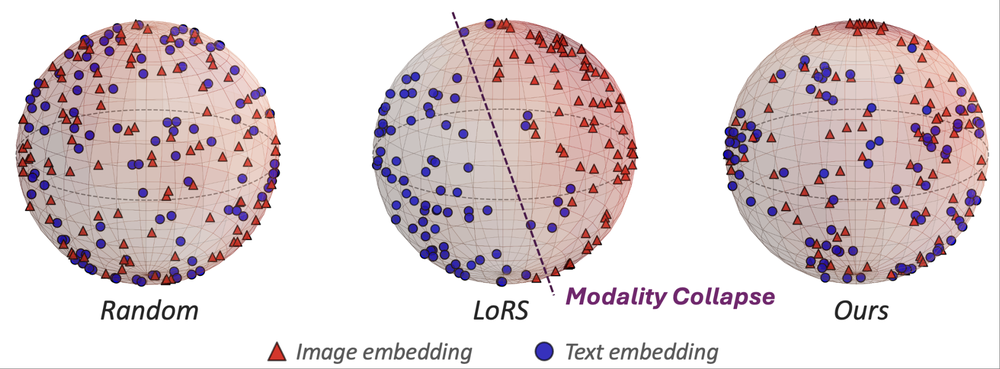
#> input picture imgs/problem.png, 1000 x 369 px, shrunk from 1970 x 726 before the run
$ python -i randaugment.py   (imports and definitions only)
#> lines starting #> are read from the running program, lines starting #| are printed output that depends on the picture
#> further down, picture is the input picture: shape (369, 1000, 3); mean B, G, R 210.7, 208.7, 221.4
import cv2
import numpy as np


## aug functions
def identity_func(img):
    return img


# [37 lines of commented-out code are left out]


def equalize_func(img):
    '''
        same output as PIL.ImageOps.equalize
        PIL's implementation is different from cv2.equalize
    '''
    n_bins = 256

    def tune_channel(ch):
        hist = cv2.calcHist([ch], [0], None, [n_bins], [0, n_bins])
#> hist = 256 values, max 187493 at index 255, min 11 at index 2, mean 1441.4
        non_zero_hist = hist[hist != 0].reshape(-1)
#> non_zero_hist has the same summary as hist
        step = np.sum(non_zero_hist[:-1]) // (n_bins - 1)
#> step = 711
        if step == 0: return ch
        n = np.empty_like(hist)
        n[0] = step // 2
        n[1:] = hist[:-1]
        table = (np.cumsum(n) // step).clip(0, 255).astype(np.uint8)
#> table = 256 values from 0 to 255
        return table[ch]
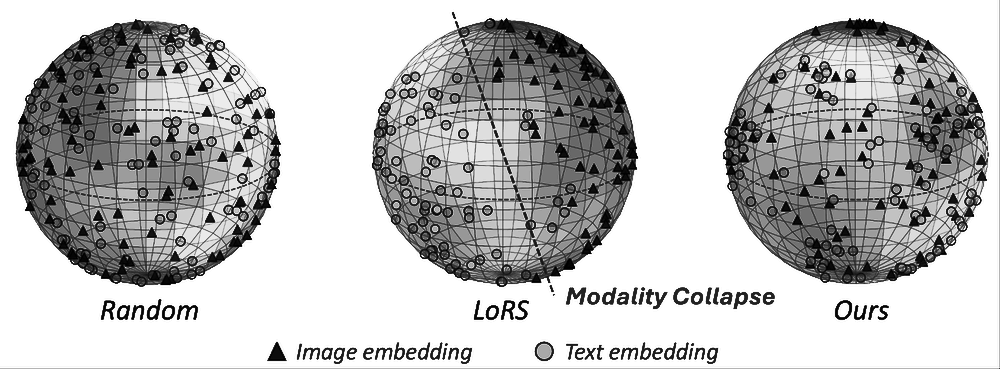
#> returned value: shape (369, 1000); min 0, max 255, mean 191.5

    channels = [tune_channel(ch) for ch in cv2.split(img)]
#> in tune_channel (call 2), `hist = cv2.calcHist([ch], [0], None, [n_bins], [0, n_bins])`: hist = 256 values, max 187443 at index 255, min 15 at index 2, mean 1441.4
#> in tune_channel (call 2), `non_zero_hist = hist[hist != 0].reshape(-1)`: non_zero_hist has the same summary as hist
#> in tune_channel (call 2), `return table[ch]`:
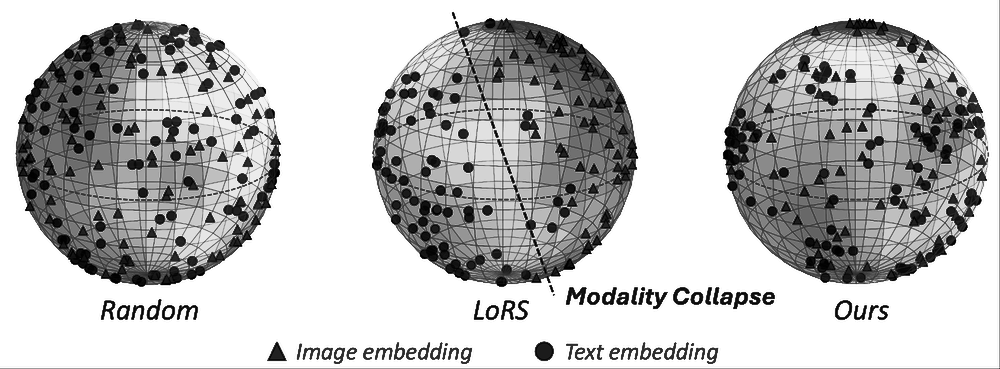
#> returned value: shape (369, 1000); min 0, max 255, mean 191.6
#> in tune_channel (call 3), `hist = cv2.calcHist([ch], [0], None, [n_bins], [0, n_bins])`: hist = 256 values, max 188025 at index 255, min 5 at index 5, mean 1441.4
#> in tune_channel (call 3), `non_zero_hist = hist[hist != 0].reshape(-1)`: non_zero_hist has the same summary as hist
#> in tune_channel (call 3), `step = np.sum(non_zero_hist[:-1]) // (n_bins - 1)`: step = 709
#> in tune_channel (call 3), `return table[ch]`:
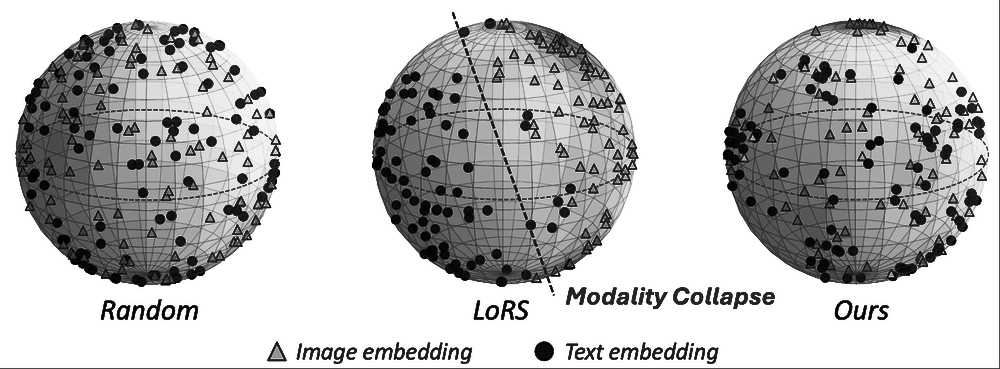
#> returned value: shape (369, 1000); min 0, max 255, mean 191.8
#> channels = 3 items
    out = cv2.merge(channels)
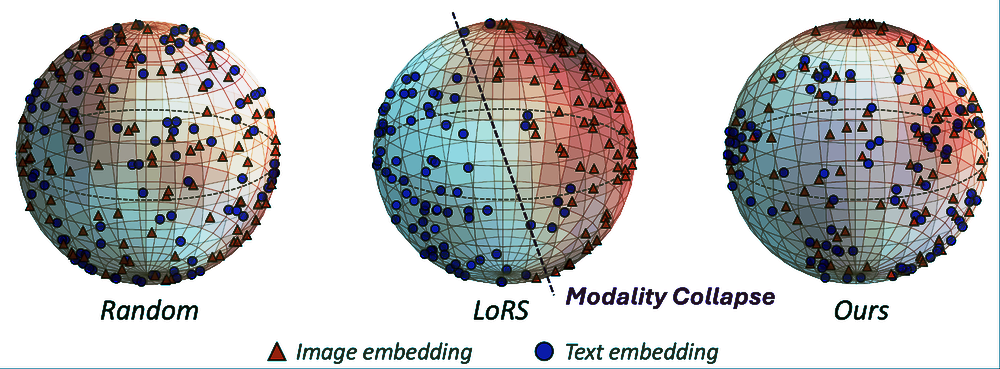
#> out: shape (369, 1000, 3); mean of channels 0, 1, 2 191.5, 191.6, 191.8; drawn as B, G, R
    return out


# [139 lines left out: functions rotate_func, solarize_func, color_func, contrast_func, brightness_func, sharpness_func and 6 more, not called in this run]


### level to args
def enhance_level_to_args(MAX_LEVEL):
    def level_to_args(level):
        return ((level / MAX_LEVEL) * 1.8 + 0.1,)
    return level_to_args


def shear_level_to_args(MAX_LEVEL, replace_value):
    # [4 lines left out: function level_to_args, not called in this run]

    return level_to_args


def translate_level_to_args(translate_const, MAX_LEVEL, replace_value):
    # [4 lines left out: function level_to_args, not called in this run]

    return level_to_args


# [6 lines left out: function cutout_level_to_args, not called in this run]


def solarize_level_to_args(MAX_LEVEL):
    def level_to_args(level):
        level = int((level / MAX_LEVEL) * 256)
        return (level, )
    return level_to_args


def none_level_to_args(level):
    return ()


def posterize_level_to_args(MAX_LEVEL):
    def level_to_args(level):
        level = int((level / MAX_LEVEL) * 4)
        return (level, )
    return level_to_args


def rotate_level_to_args(MAX_LEVEL, replace_value):
    # [5 lines left out: function level_to_args, not called in this run]

    return level_to_args


func_dict = {
    'Identity': identity_func,
    # 'AutoContrast': autocontrast_func,
    'Equalize': equalize_func,
    'Rotate': rotate_func,
    'Solarize': solarize_func,
    'Color': color_func,
    'Contrast': contrast_func,
    'Brightness': brightness_func,
    'Sharpness': sharpness_func,
    'ShearX': shear_x_func,
    'TranslateX': translate_x_func,
    'TranslateY': translate_y_func,
    'Posterize': posterize_func,
    'ShearY': shear_y_func,
}

translate_const = 10
MAX_LEVEL = 10
replace_value = (128, 128, 128)
arg_dict = {
    'Identity': none_level_to_args,
    'AutoContrast': none_level_to_args,
    'Equalize': none_level_to_args,
    'Rotate': rotate_level_to_args(MAX_LEVEL, replace_value),
    'Solarize': solarize_level_to_args(MAX_LEVEL),
    'Color': enhance_level_to_args(MAX_LEVEL),
    'Contrast': enhance_level_to_args(MAX_LEVEL),
    'Brightness': enhance_level_to_args(MAX_LEVEL),
    'Sharpness': enhance_level_to_args(MAX_LEVEL),
    'ShearX': shear_level_to_args(MAX_LEVEL, replace_value),
    'TranslateX': translate_level_to_args(
        translate_const, MAX_LEVEL, replace_value
    ),
    'TranslateY': translate_level_to_args(
        translate_const, MAX_LEVEL, replace_value
    ),
    'Posterize': posterize_level_to_args(MAX_LEVEL),
    'ShearY': shear_level_to_args(MAX_LEVEL, replace_value),
}


class RandomAugment(object):

    # [8 lines left out: function __init__, not called in this run]

    def get_random_ops(self):
        sampled_ops = np.random.choice(self.augs, self.N)
        return [(op, 0.5, self.M) for op in sampled_ops]

    # [10 lines left out: function __call__, not called in this run]


# [4 lines not run here, left out]

>>> import cv2
>>> picture = cv2.imread('../imgs/problem.png')
>>> result = equalize_func(picture)

$ run again, on imgs/table 2.png
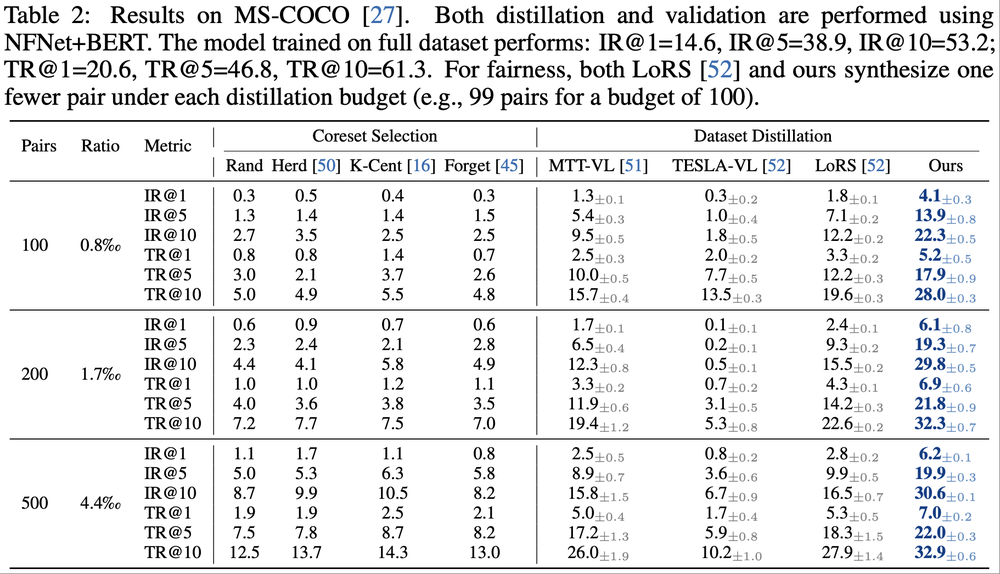
#> input picture imgs/table 2.png, 1000 x 574 px, shrunk from 1822 x 1046 before the run
#> picture is the input picture: shape (574, 1000, 3); mean B, G, R 233.5, 233, 232.7
#> hist = 256 values, max 425824 at index 255, min 139 at index 100, mean 2242.2
#> non_zero_hist has the same summary as hist
#> step = 581
#> table = 256 values from 0 to 255
#> in tune_channel, `return table[ch]`:
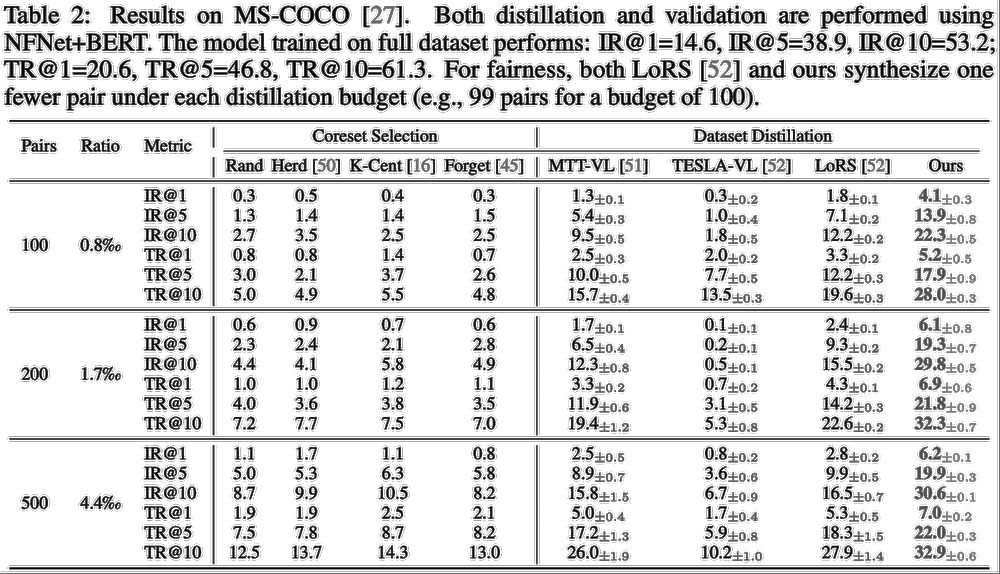
#> returned value: shape (574, 1000); min 0, max 255, mean 220.9
#> channels = 3 items
